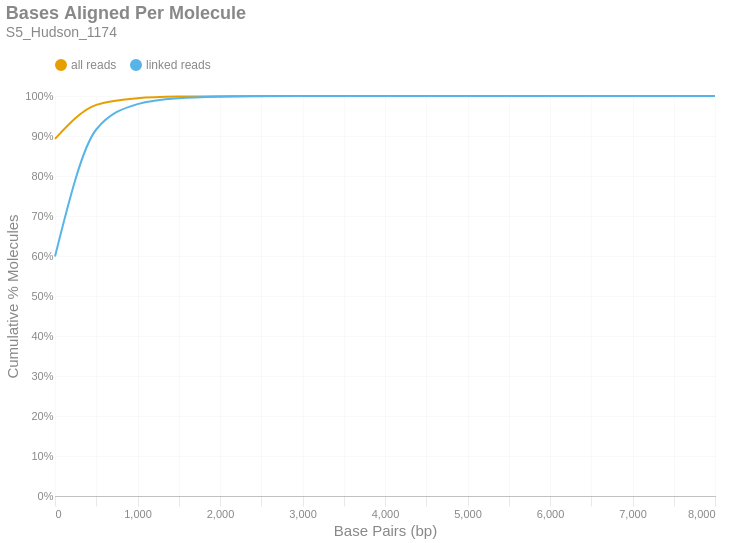

Source (notebook cell):
### Markdown cell above
### Bases Aligned Per Molecule
This is a cumulative frequency distribution showing the number of base pairs aligned per unique molecule. These data are shown in 500 bp bins. There are two distributions: one with `all reads` (yellow) and another with only `linked reads` (blue). The percent of molecules in the `linked reads` distribution is relative to the total number of linked molecules.

### Code cell
if SKIPLR:
    print_html(f"Skipped")
else:
    binned_df = consolidated_hist(valids['aligned_bp'], mask, 500, True)
    with SafeRender(binned_df):
        (
            density_plot(binned_df, 'Bases Aligned Per Molecule', samplename, 'basesper')
            .encode(
                x=alt.X('bin:Q', title="Base Pairs (bp)").axis(tickMinStep=500).scale(padding=0),
                y=alt.Y('value:Q', title='Cumulative % Molecules')
                    .axis(format='%')
                    .scale(domain = [0,1])
                    .stack(False),
                color=alt.Color("key:N").scale(domain = ["all reads", "linked reads"]),
                tooltip = [
                    alt.Tooltip("key:N", title = "Data Type"),
                    alt.Tooltip("range_label:N", title="Bases Aligned Per Molecule"),
                    alt.Tooltip("value:Q", format = ".2%", title="% Molecules (Cum.)")
                ]
            )
        ).display()

### Figure 1 — Vega-Lite specification as saved in the notebook (floating-point values rounded to 4 significant figures)
{"width": "container", "height": 400, "config": {"title": {"anchor": "start", "dy": -15, "fontSize": 18, "color": "#888888", "subtitleColor": "#888888", "subtitleFontSize": 14}, "arc": {"fill": "#0072B2"}, "axis": {"domainColor": "#888888", "domainWidth": 0.5, "gridWidth": 0.2, "grid": false, "titleFontWeight": 400, "titleFontSize": 15, "labelFontSize": 11, "labelColor": "#888888", "tickColor": "#888888", "tickWidth": 0.2, "titleColor": "#888888"}, "axisBand": {"grid": false}, "axisX": {"grid": true, "tickSize": 10, "domainCap": "round"}, "axisY": {"domain": false, "grid": true, "tickSize": 0, "domainCap": "round"}, "background": "transparent", "header": {"labelFontSize": 15, "labelColor": "#888888", "titleFontSize": 15, "titleFontWeight": 600, "titleColor": "#888888"}, "legend": {"labelFont": "sans-serif", "labelFontSize": 12, "labelColor": "#888888", "symbolSize": 100, "symbolType": "circle", "titleFontSize": 12, "titlePadding": 10, "titleColor": "#888888", "title": null, "orient": "top"}, "range": {"category": ["#E69F00", "#56B4E9", "#009E73", "#F0E442", "#0072B2", "#D55E00", "#CC79A7", "#000000"], "diverging": ["#cfe8f3", "#a2d4ec", "#73bfe2", "#46abdb", "#1696d2", "#12719e"]}, "area": {"fill": "#0072B2", "fillOpacity": 0.7, "line": true, "strokeOpacity": 0.7}, "line": {"color": "#0072B2", "stroke": "#0072B2", "strokeWidth": 2}, "trail": {"color": "#0072B2", "stroke": "#0072B2", "strokeWidth": 0, "size": 1}, "point": {"filled": true, "fillOpacity": 1.0, "size": 95}, "text": {"color": "#888888", "fontSize": 11, "align": "right", "fontWeight": 400, "size": 11}, "bar": {"fill": "#0072B2", "stroke": null}, "view": {"stroke": null, "continuousWidth": 660, "continuousHeight": 400}}, "data": {"name": "data-cf96c19ef8008b8abf67a54cbccab61a"}, "mark": {"type": "line", "interpolate": "monotone", "point": {"opacity": 0, "size": 275}}, "encoding": {"color": {"field": "key", "scale": {"domain": ["all reads", "linked reads"]}, "type": "nominal"}, "tooltip": [{"field": "key", "title": "Data Type", "type": "nominal"}, {"field": "range_label", "title": "Bases Aligned Per Molecule", "type": "nominal"}, {"field": "value", "format": ".2%", "title": "% Molecules (Cum.)", "type": "quantitative"}], "x": {"axis": {"tickMinStep": 500}, "field": "bin", "scale": {"padding": 0}, "title": "Base Pairs (bp)", "type": "quantitative"}, "y": {"axis": {"format": "%"}, "field": "value", "scale": {"domain": [0, 1]}, "stack": false, "title": "Cumulative % Molecules", "type": "quantitative"}}, "params": [{"name": "param_c36ac31b6afebe62", "select": {"type": "point", "fields": ["key"]}, "bind": "legend"}], "title": {"text": "Bases Aligned Per Molecule", "subtitle": "S5_Hudson_1174"}, "transform": [{"fold": ["all reads (cumsum)", "linked reads (cumsum)"]}, {"calculate": "replace(datum.key, ' (cumsum)', '')", "as": "key"}, {"filter": {"param": "param_c36ac31b6afebe62"}}], "usermeta": {"embedOptions": {"downloadFileName": "S5_Hudson_1174.basesper"}}, "$schema": "https://vega.github.io/schema/vega-lite/v6.1.0.json", "datasets": {"data-cf96c19ef8008b8abf67a54cbccab61a": [{"bin": "0.0", "interval": "0.0-500.0", "all reads": 0.8928, "linked reads": 0.5989, "all reads (cumsum)": 0.8928, "linked reads (cumsum)": 0.5989, "range_label": "0-499"}, {"bin": "500.0", "interval": "500.0-1000.0", "all reads": 0.08491, "linked reads": 0.3173, "all reads (cumsum)": 0.9778, "linked reads (cumsum)": 0.9162, "range_label": "500-999"}, {"bin": "1000.0", "interval": "1000.0-1500.0", "all reads": 0.01687, "linked reads": 0.06352, "all reads (cumsum)": 0.9946, "linked reads (cumsum)": 0.9798, "range_label": "1000-1499"}, {"bin": "1500.0", "interval": "1500.0-2000.0", "all reads": 0.003935, "linked reads": 0.01482, "all reads (cumsum)": 0.9986, "linked reads (cumsum)": 0.9946, "range_label": "1500-1999"}, {"bin": "2000.0", "interval": "2000.0-2500.0", "all reads": 0.001012, "linked reads": 0.003814, "all reads (cumsum)": 0.9996, "linked reads (cumsum)": 0.9984, "range_label": "2000-2499"}, {"bin": "2500.0", "interval": "2500.0-3000.0", "all reads": 0.0002698, "linked reads": 0.001016, "all reads (cumsum)": 0.9998, "linked reads (cumsum)": 0.9994, "range_label": "2500-2999"}, {"bin": "3000.0", "interval": "3000.0-3500.0", "all reads": 9.004e-05, "linked reads": 0.0003392, "all reads (cumsum)": 0.9999, "linked reads (cumsum)": 0.9998, "range_label": "3000-3499"}, {"bin": "3500.0", "interval": "3500.0-4000.0", "all reads": 3.506e-05, "linked reads": 0.0001321, "all reads (cumsum)": 1.0, "linked reads (cumsum)": 0.9999, "range_label": "3500-3999"}, {"bin": "4000.0", "interval": "4000.0-4500.0", "all reads": 1.698e-05, "linked reads": 6.395e-05, "all reads (cumsum)": 1.0, "linked reads (cumsum)": 1.0, "range_label": "4000-4499"}, {"bin": "4500.0", "interval": "4500.0-5000.0", "all reads": 4.797e-06, "linked reads": 1.807e-05, "all reads (cumsum)": 1.0, "linked reads (cumsum)": 1.0, "range_label": "4500-4999"}, {"bin": "5000.0", "interval": "5000.0-5500.0", "all reads": 4.428e-06, "linked reads": 1.668e-05, "all reads (cumsum)": 1.0, "linked reads (cumsum)": 1.0, "range_label": "5000-5499"}, {"bin": "5500.0", "interval": "5500.0-6000.0", "all reads": 1.107e-06, "linked reads": 4.171e-06, "all reads (cumsum)": 1.0, "linked reads (cumsum)": 1.0, "range_label": "5500-5999"}, {"bin": "6000.0", "interval": "6000.0-6500.0", "all reads": 7.381e-07, "linked reads": 2.781e-06, "all reads (cumsum)": 1.0, "linked reads (cumsum)": 1.0, "range_label": "6000-6499"}, {"bin": "6500.0", "interval": "6500.0-7000.0", "all reads": 3.69e-07, "linked reads": 1.39e-06, "all reads (cumsum)": 1.0, "linked reads (cumsum)": 1.0, "range_label": "6500-6999"}, {"bin": "7000.0", "interval": "7000.0-7500.0", "all reads": 3.69e-07, "linked reads": 1.39e-06, "all reads (cumsum)": 1.0, "linked reads (cumsum)": 1.0, "range_label": "7000-7499"}, {"bin": "7500.0", "interval": "7500.0-8000.0", "all reads": 0.0, "linked reads": 0.0, "all reads (cumsum)": 1.0, "linked reads (cumsum)": 1.0, "range_label": "7500-7999"}, {"bin": "8000.0", "interval": "8000.0-8500.0", "all reads": 3.69e-07, "linked reads": 1.39e-06, "all reads (cumsum)": 1.0, "linked reads (cumsum)": 1.0, "range_label": "8000-8499"}]}}
